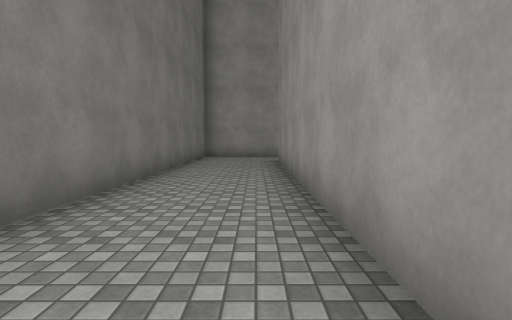
[1] (above)

19 first-person views from a walk through a scene from a Unity 3-D project. The camera is 1.3 m above the floor, tilts 4° down and sees 80° across. The floor is counted in squares, 2 m on a side. Each view is taken from the middle of a square. On the plan, view 1 faces up. The plan holds only what a view shows up to about 10 squares ahead; the rest is blank. The place goes on beyond the plan. The player is left out. Surface patterns are stand-ins for the level's own textures.

[2]
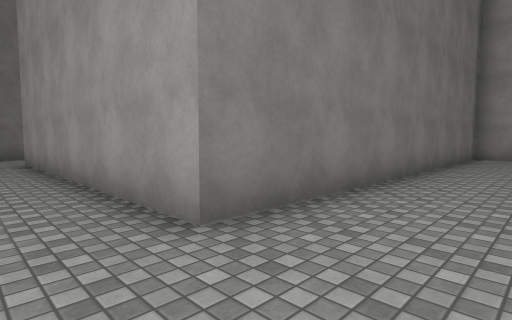

[3]
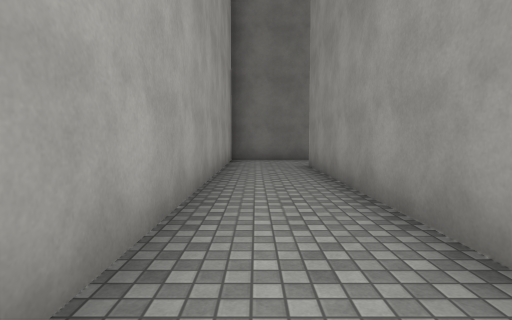

[4]
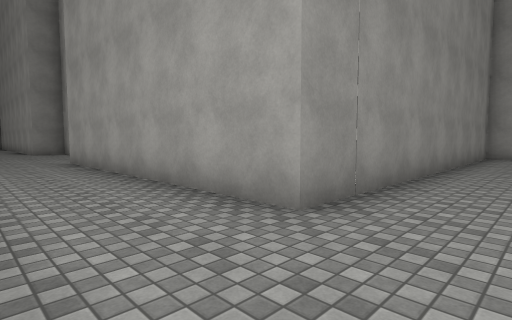

[5]
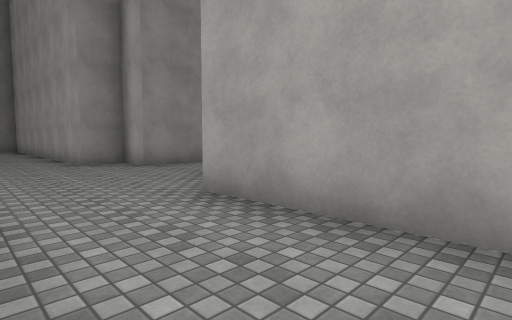

[6]
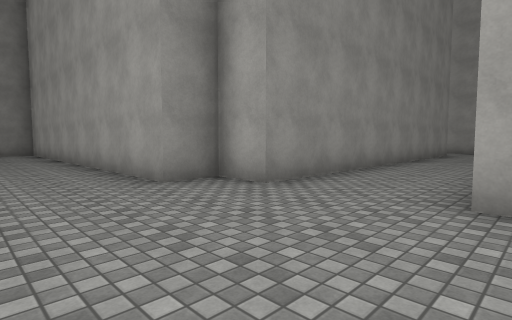

[7]
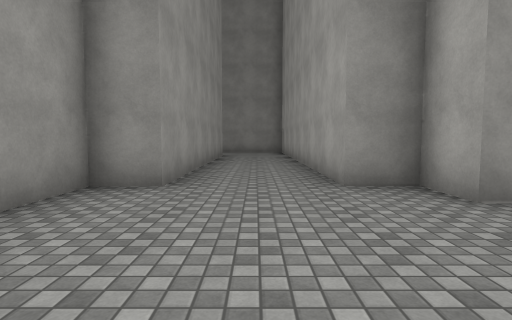

[8]
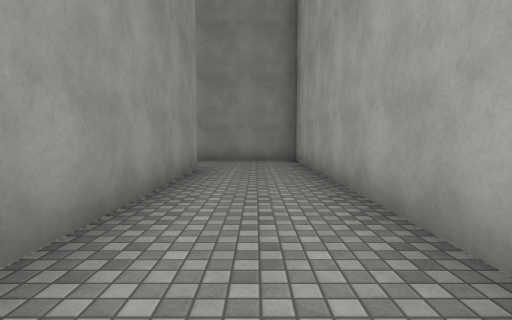

[9]
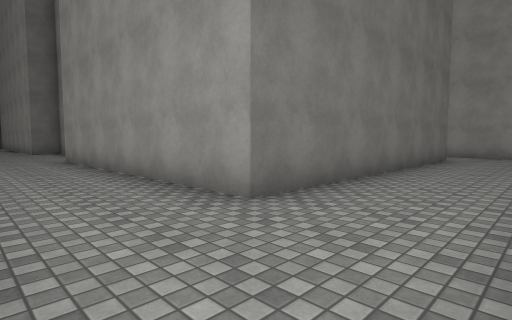

[10]
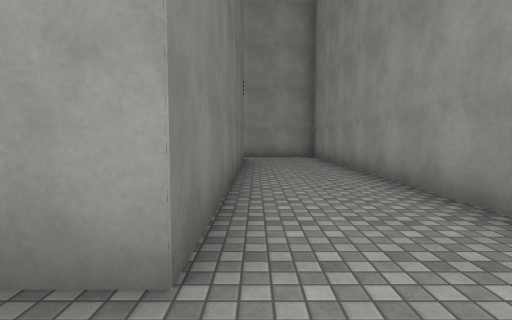

[11]
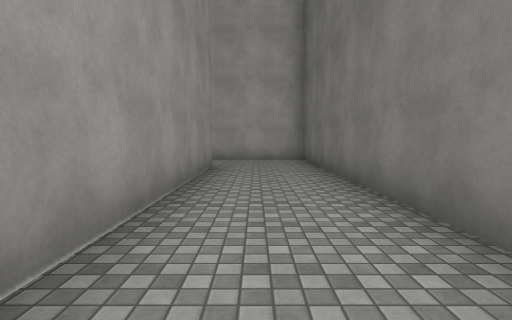

[12]
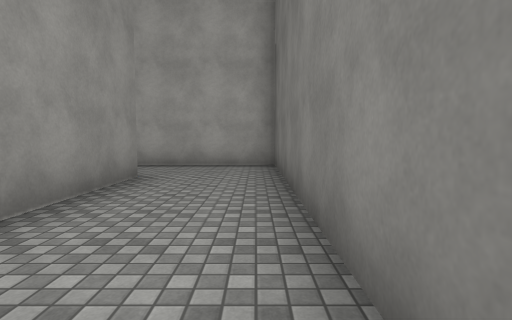

[13]
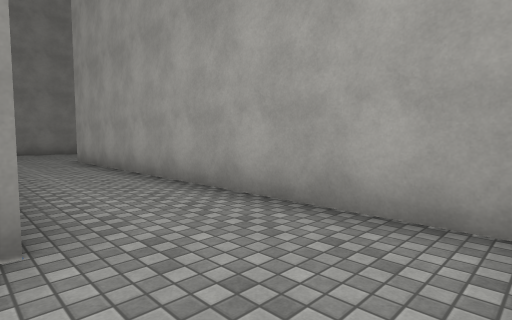

[14]
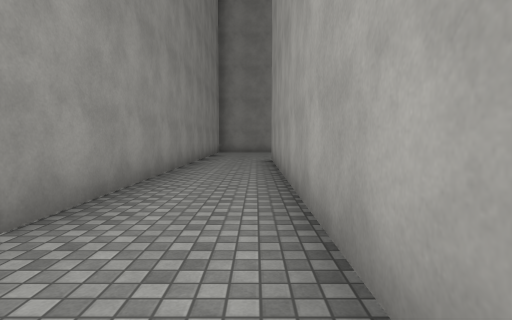

[15]
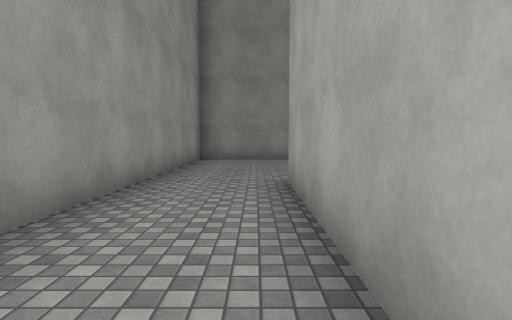

[16]
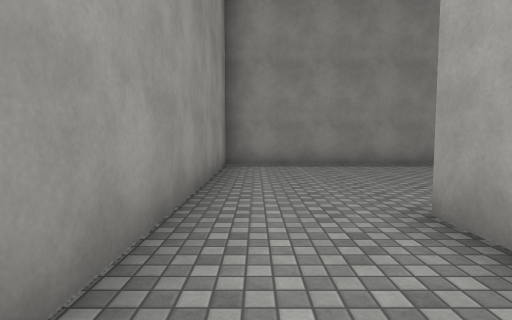

[17]
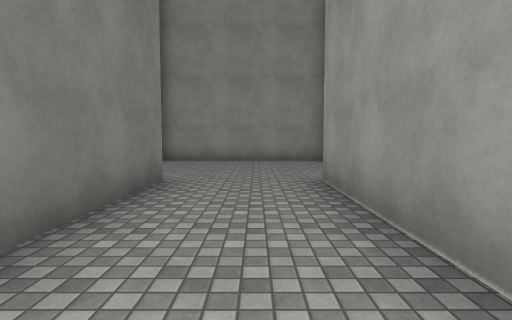

[18]
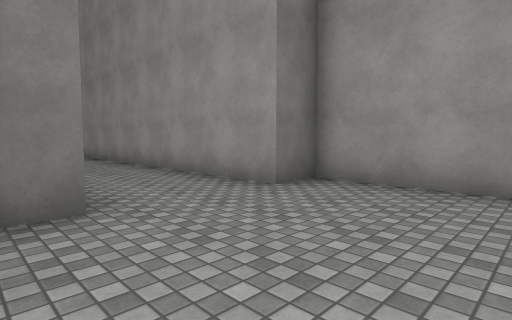

[19]
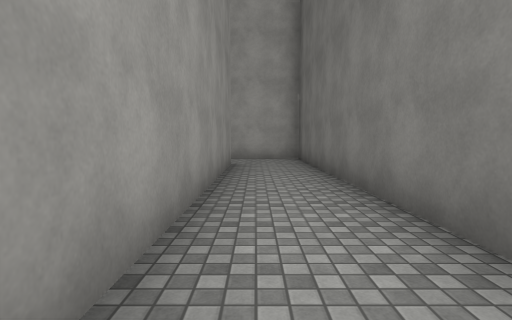

### Floor plan
Points are (right, up) in squares from view 1. A wall is a line through its corners. A room is listed if a view was taken in it or the views show most of it. See-through windows are left out.
Room 1 (views 1, 2, 3, 4, 5, 6, 7, 8, 9, 10, 18, 19)
walls: (12, 7.7) (13.1, 7.7) (13.1, 8.8) (23.1, 8.8) (23.1, 19.5); (0, -0.7) (0.6, -0.7) (0.6, 8.8) (8.1, 8.8) (8.1, 8.1); (-11.4, 7.5) (-11.4, -0.7) (-2.8, -0.7); (20.6, 19.4) (20.6, 11.3) (13.1, 11.3) (13.1, 12.3) (8.1, 12.3) (8.1, 11.3) (-1.9, 11.3) (-1.9, 1.3) (-9.4, 1.3) (-9.4, 8.4)
ways out: opening at (10.5, 7) to room 2
Room 2 (views 11, 12, 13, 14, 15, 16, 17)
walls: (24.5, -2.2) (12, -2.2) (12, 7.7); (9.5, 7.8) (9.5, -4.5) (19.6, -4.5)
ways out: opening at (10.5, 7) to room 1

Positions as (right, up) in squares from view 1, and headings:
1: (0, 0), facing up
2: (0, 0), facing up-left
3: (-2, 0), facing left
4: (-1, 11), facing down-right
5: (5, 11), facing down-right
6: (9, 11), facing down-right
7: (9, 10), facing right
8: (14, 10), facing right
9: (23, 9), facing up-left
10: (21, 10), facing up
11: (11, 5), facing down
12: (10, 3), facing down
13: (10, -2), facing down-right
14: (10, -4), facing right
15: (15, -4), facing right
16: (17, -3), facing right
17: (11, 3), facing up
18: (11, 8), facing up-left
19: (-10, 9), facing down
